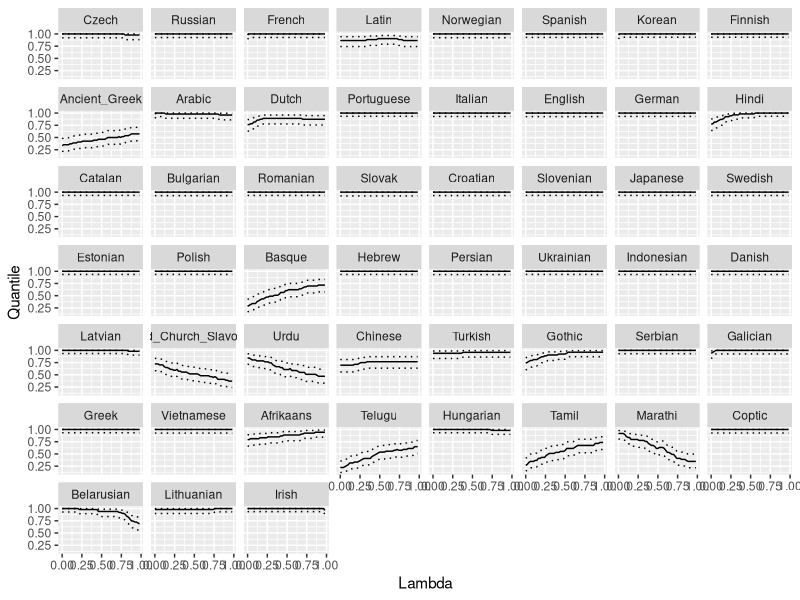

Recreate this plot in R.
data = read.csv("optimality-by-lambda.tsv", sep="\t")

library(tidyr)
library(dplyr)
library(ggplot2)

plot = ggplot(data, aes(x=Lambda, y=Quantile)) + geom_line() + facet_wrap(~Language)

cBoundUpper = c()
cBoundLower = c()
pValue = c()
for(i in (1:nrow(data))) {
   quantile = data$Quantile[[i]]
   samples = data$Samples[[i]]
   test = binom.test(round(quantile*samples), round(samples), alternative="two.sided", conf.level=1-0.05)
   cBoundUpper = c(cBoundUpper, test$conf.int[[2]])
   cBoundLower = c(cBoundLower, test$conf.int[[1]])
   pValue = c(pValue, test$p.value*3)
}
data$UpperBound = cBoundUpper
data$LowerBound = cBoundLower
data$pValue = pValue


plot = ggplot(data, aes(x=Lambda, y=Quantile)) + geom_line() + geom_line(aes(x=Lambda,y=LowerBound)) + facet_wrap(~Language)


#lambdas = c(0.0, 0.5, 0.98)
#plot = ggplot(data %>% filter(Lambda %in% lambdas), aes(x=Lambda, y=Quantile)) + geom_line() + geom_line(aes(x=Lambda,y=LowerBound)) + facet_wrap(~Language)

corpusSize = read.csv("../../corpus-size/corpus-sizes.tsv", sep="\t")
languagesOrdered = corpusSize$language[order(-corpusSize$sents_train)]

data$Language = factor(data$Language, levels=languagesOrdered)



plot = ggplot(data, aes(x=Lambda, y=Quantile)) + geom_line() + geom_line(aes(x=Lambda,y=UpperBound), linetype="dotted") + geom_line(aes(x=Lambda,y=LowerBound), linetype="dotted") + facet_wrap(~Language)


ggsave(plot, file="figures/quantileByLambda.pdf")


